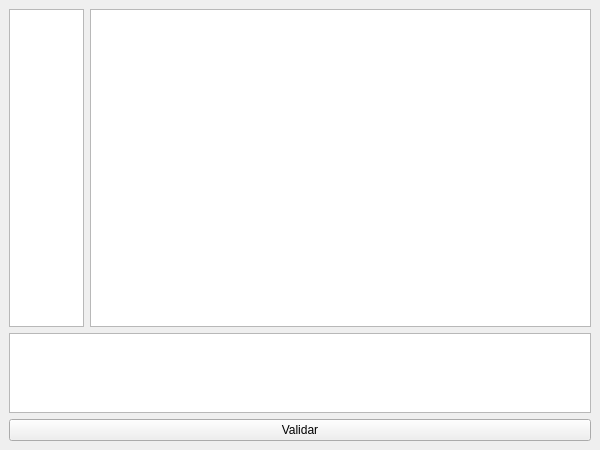
<?xml version="1.0" encoding="UTF-8"?>
<ui version="4.0">
 <class>MainWindow</class>
 <widget class="QMainWindow" name="MainWindow">
  <property name="geometry">
   <rect>
    <x>0</x>
    <y>0</y>
    <width>600</width>
    <height>450</height>
   </rect>
  </property>
  <property name="minimumSize">
   <size>
    <width>600</width>
    <height>450</height>
   </size>
  </property>
  <property name="windowTitle">
   <string>MainWindow</string>
  </property>
  <widget class="QWidget" name="centralwidget">
   <layout class="QGridLayout" name="gridLayout">
    <item row="0" column="0">
     <widget class="QPlainTextEdit" name="lineas">
      <property name="maximumSize">
       <size>
        <width>75</width>
        <height>16777215</height>
       </size>
      </property>
      <property name="readOnly">
       <bool>true</bool>
      </property>
     </widget>
    </item>
    <item row="0" column="1">
     <widget class="QPlainTextEdit" name="entrada"/>
    </item>
    <item row="1" column="0" colspan="2">
     <widget class="QPlainTextEdit" name="salida">
      <property name="maximumSize">
       <size>
        <width>16777215</width>
        <height>80</height>
       </size>
      </property>
      <property name="readOnly">
       <bool>true</bool>
      </property>
     </widget>
    </item>
    <item row="2" column="0" colspan="2">
     <widget class="QPushButton" name="validar">
      <property name="text">
       <string>Validar</string>
      </property>
     </widget>
    </item>
   </layout>
  </widget>
 </widget>
 <resources/>
 <connections/>
</ui>
